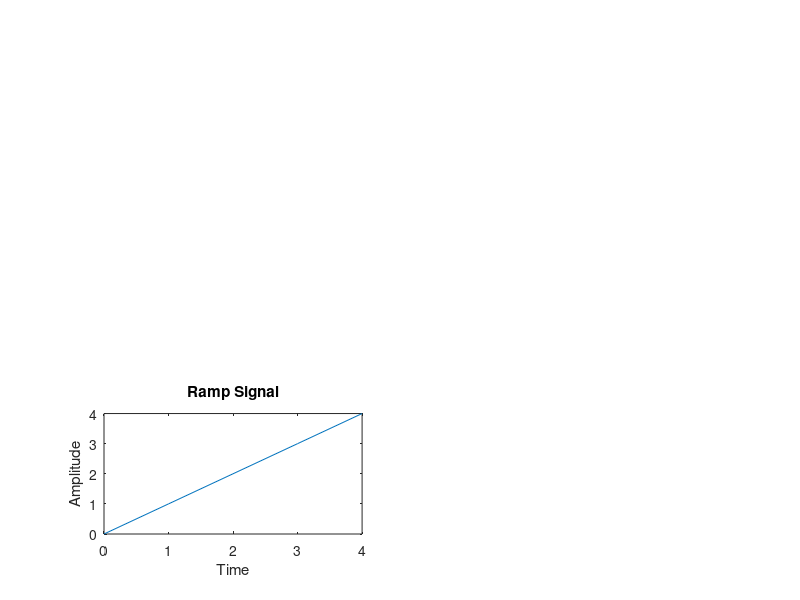

The MATLAB script that drew this image:
N=input('Enter the value of N:');
n=0:N-1;
r=n;
subplot(3,2,5);
plot(n,r);
title('Ramp Signal'); 
xlabel('Time');
ylabel('Amplitude');